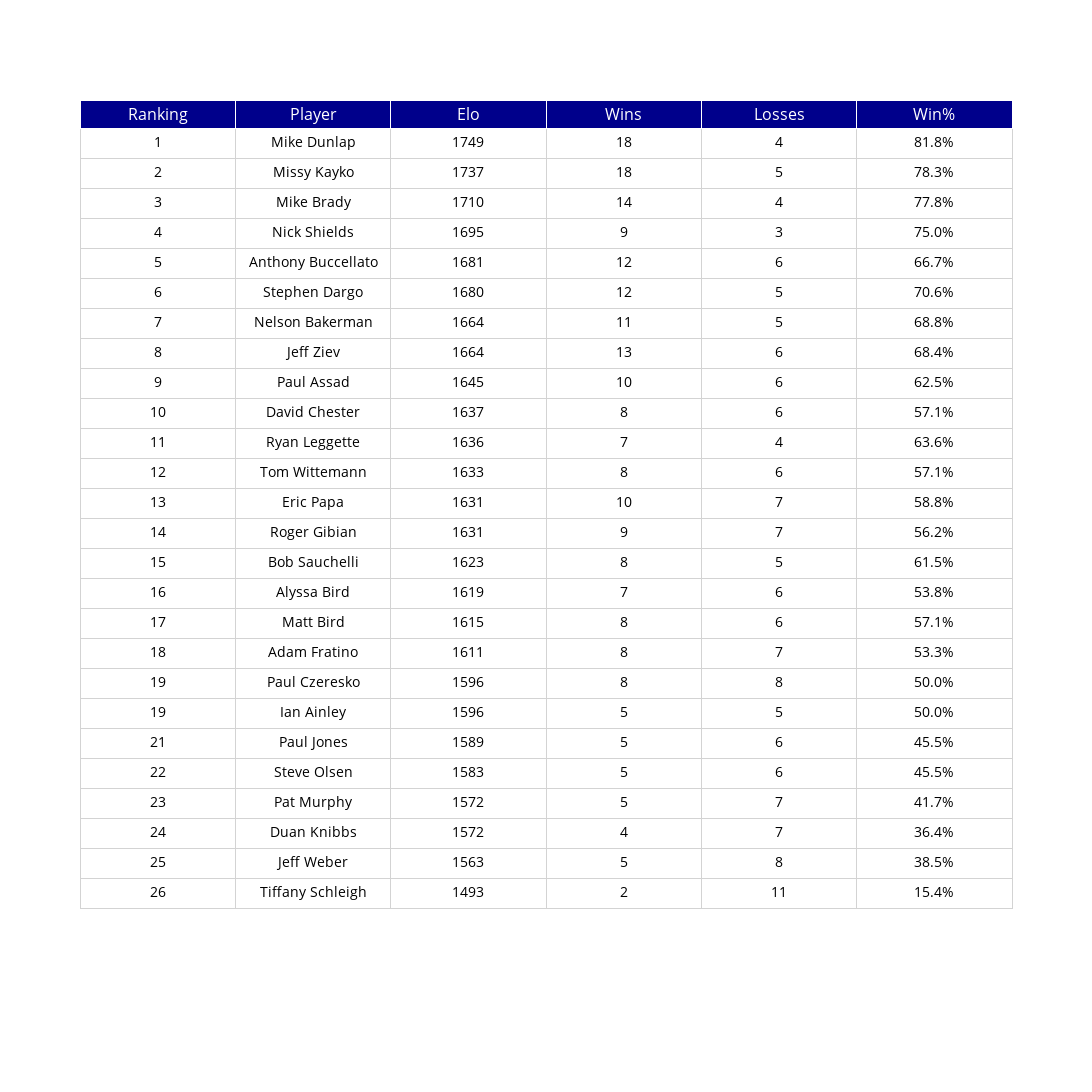

Here is the notebook cell this chart was saved with:
### Code cell
rowEvenColor = 'lightgrey'
rowOddColor = 'white'

fig = go.Figure(data=[go.Table(
    header=dict(values=list(column_names),
                fill_color='darkblue',
                font_color='white',
                font_size=16,
                align='center'),
    cells=dict(values=[
                final_table_print.Ranking,
                final_table_print.Player,
                final_table_print.Elo,
                final_table_print.Wins,
                final_table_print.Losses, 
                final_table_print['Win%']
                ],
               fill_color='white',
               font_color='black',
               font_size=14,
               align='center',
               height=30,
               line_color='lightgray',
               format=["1234","","#","#","#",".1%"]
               ),
    columnwidth=20)])

fig.update_layout(
    autosize=False,
    height=1200,
    width=1100)
fig.show()
fig.write_html("final_table.html", include_plotlyjs="cdn")

final_table_print.to_csv('Rankings_Table.csv',index=False)
final_table_print.to_excel('Rankings_Table.xlsx',index=False)

### Figure 1 — Plotly figure (JSON) as saved in the notebook; plotly's stock layout.template omitted (floating-point values rounded to 4 significant figures; data arrays with more than 128 entries replaced by an {"elided": "..."} marker saying what was removed)
{"data": [{"cells": {"align": "center", "fill": {"color": "white"}, "font": {"color": "black", "size": 14}, "format": ["1234", "", "#", "#", "#", ".1%"], "height": 30, "line": {"color": "lightgray"}, "values": {"elided": "6x26 mixed values"}}, "columnwidth": 20, "header": {"align": "center", "fill": {"color": "darkblue"}, "font": {"color": "white", "size": 16}, "values": ["Ranking", "Player", "Elo", "Wins", "Losses", "Win%"]}, "type": "table"}], "layout": {"autosize": false, "height": 1200, "width": 1100}}
